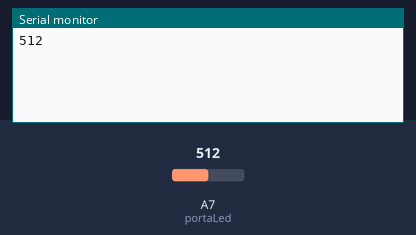
Recording of a sketch running on a simulated Arduino Nano, built with avr-gcc and run on an emulated ATmega328P. On the bench: the last lines printed to the serial monitor. The test bench sets the inputs (shaded band); at power-on: A7 (portaLed) = 512.

Above: at 1.8 s.
1.9 s: A7 (portaLed) set to 490
At 2.7 s:
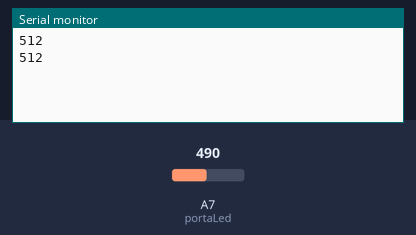
3.4 s: A7 (portaLed) set to 510
At 4.8 s:
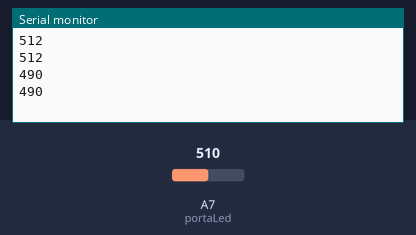
Timing chart, 0 to 6.4 s (numbered marks = the images above; inputs shaded):
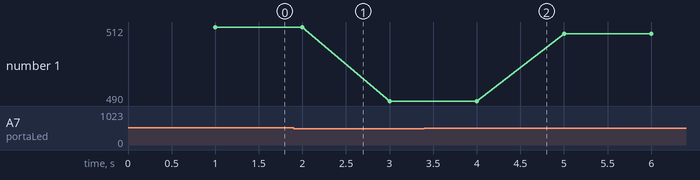

The sketch:

eletrecidade.ino
```cpp
//sudo usermod -a -G dialout billy
//sudo chmod a+rw /dev/ttyUSB0

int portaLed = 21; //Porta a ser utilizada para ligar o led
void setup()
{
//  pinMode(portaLed, OUTPUT); //Define a porta do Led como saída
    Serial.begin(9600);
    pinMode(portaLed, OUTPUT);

}


void loop()
{

  int estado = analogRead(A7);  //Lê o valor fornecido pelo LDR

//    Serial.print(estado);
       //digitalWrite(10, HIGH);
    delay(1000);
    if(estado>= 500){
      Serial.print(estado);
        Serial.print("\n");
        digitalWrite(portaLed, LOW);
    }else{
          Serial.print(estado);
      Serial.print("\n");
      digitalWrite(portaLed, HIGH);
    }
}
```

Measured:
- plotted number 1: 512 → 490 after the input at 1.9 s, 490 → 510 after the input at 3.4 s
